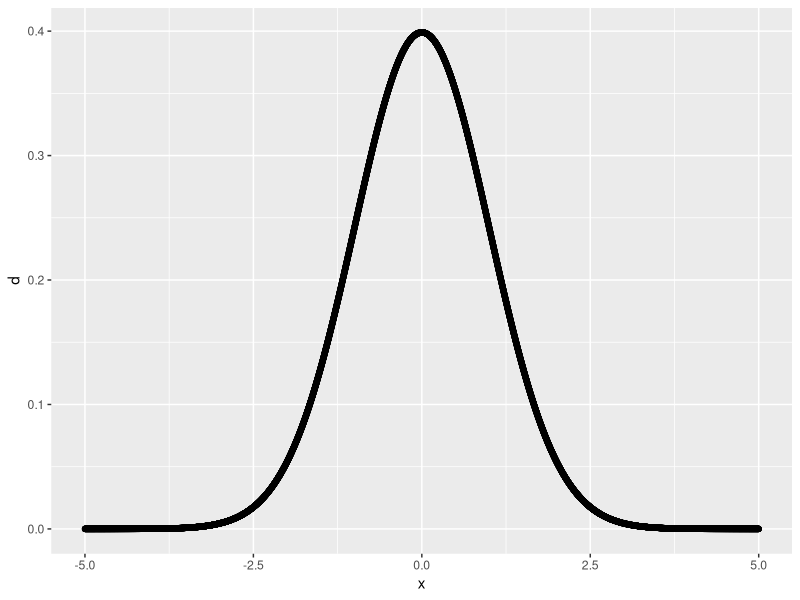
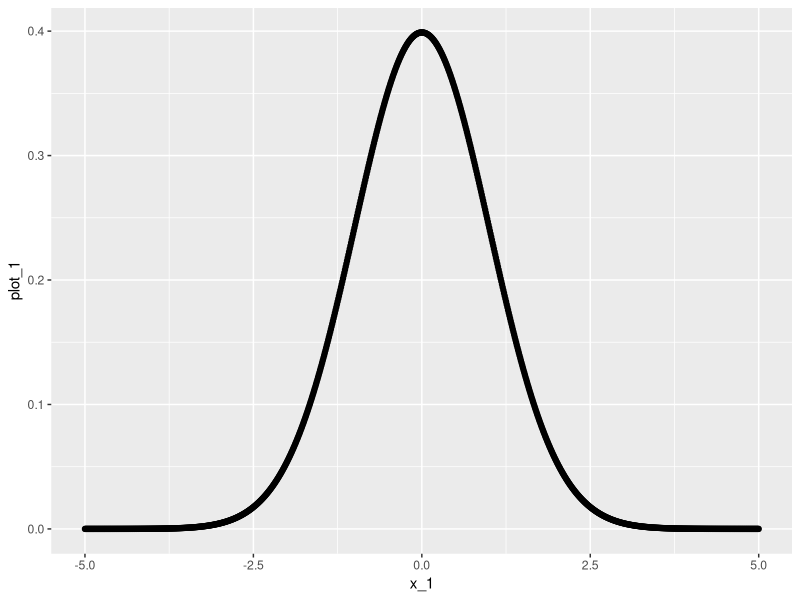
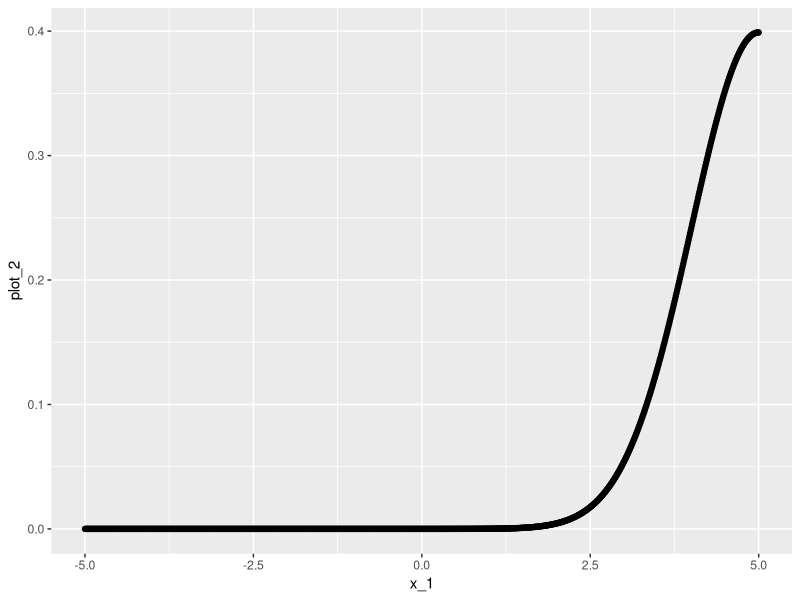
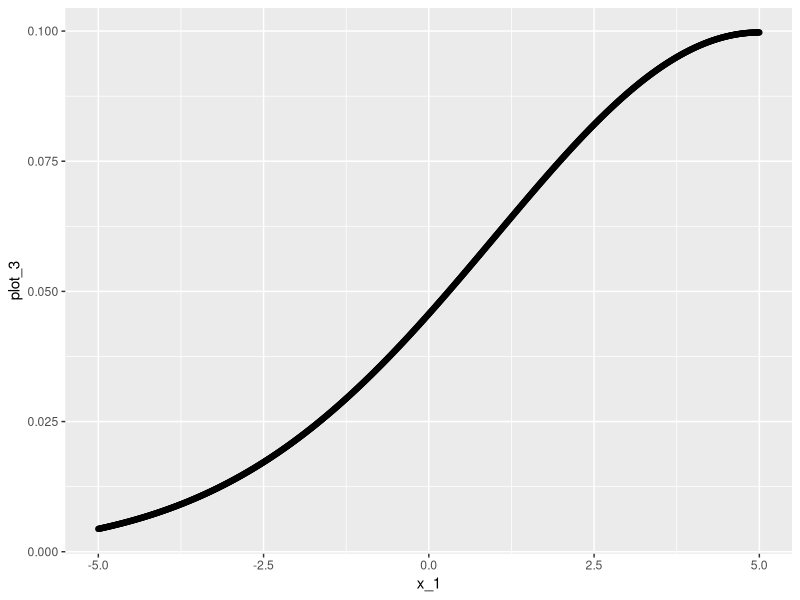
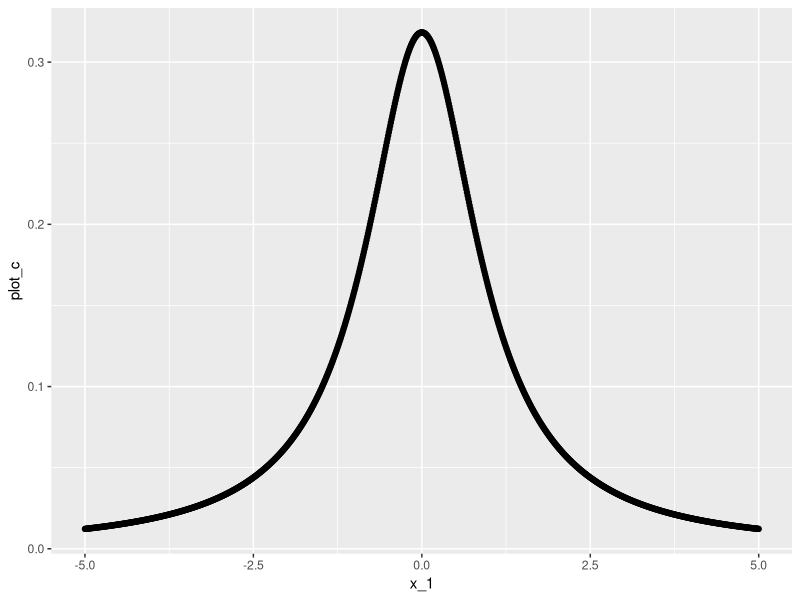

The R script that drew these images, in order:
## ---- chunk 1
knitr::opts_chunk$set(echo = TRUE)
## ---- chunk 2
library(ggplot2)
## ---- chunk 3
#Ejercicio 1
#B

x=seq(-5,5,0.001)

p_norm = function(x) {
  (1/sqrt(2*pi))*exp((-x^2)/2)
}

x_1=seq(-5,5,0.01)
## ---- chunk 4

d=p_norm(x)

ggplot() + geom_point(aes(x=x,y=d))

## ---- chunk 5
#Ejercicio 1
#D
d_norm_sig = function(x,y,z) {
  (1/(sqrt(2*pi)*z))*exp((-((x-y)/z)^2)/2)
}
#f(x; µ, σ)
#1 - µ = 0 y σ = 1
#2 - µ = 5 y σ = 1
#3 - µ = 5 y σ = 4

plot_1=d_norm_sig(x_1,0,1)
plot_2=d_norm_sig(x_1,5,1)
plot_3=d_norm_sig(x_1,5,4)


ggplot() + geom_point(aes(x=x_1,y=plot_1))
ggplot() + geom_point(aes(x=x_1,y=plot_2))
ggplot() + geom_point(aes(x=x_1,y=plot_3))

## ---- chunk 6
#Ejercicio 2
#

cauchy= function (x,y) {
  (1/pi)*(1/(1+(x-y)^2))
}

plot_c=cauchy(x_1,0)


ggplot() + geom_point(aes(x=x_1,y=plot_c))

## ---- chunk 7
#Ejercicio 3
#
binormal= function (x,p,n)
{choose(n,x)*(p^x)*((1-p)^(n-x))
}

#1 - n = 50 y p = 0,2
#2 - n = 50 y p = 0,8
#3 - n = 50 y p = 0,5

binormal(1,0.2,50)


